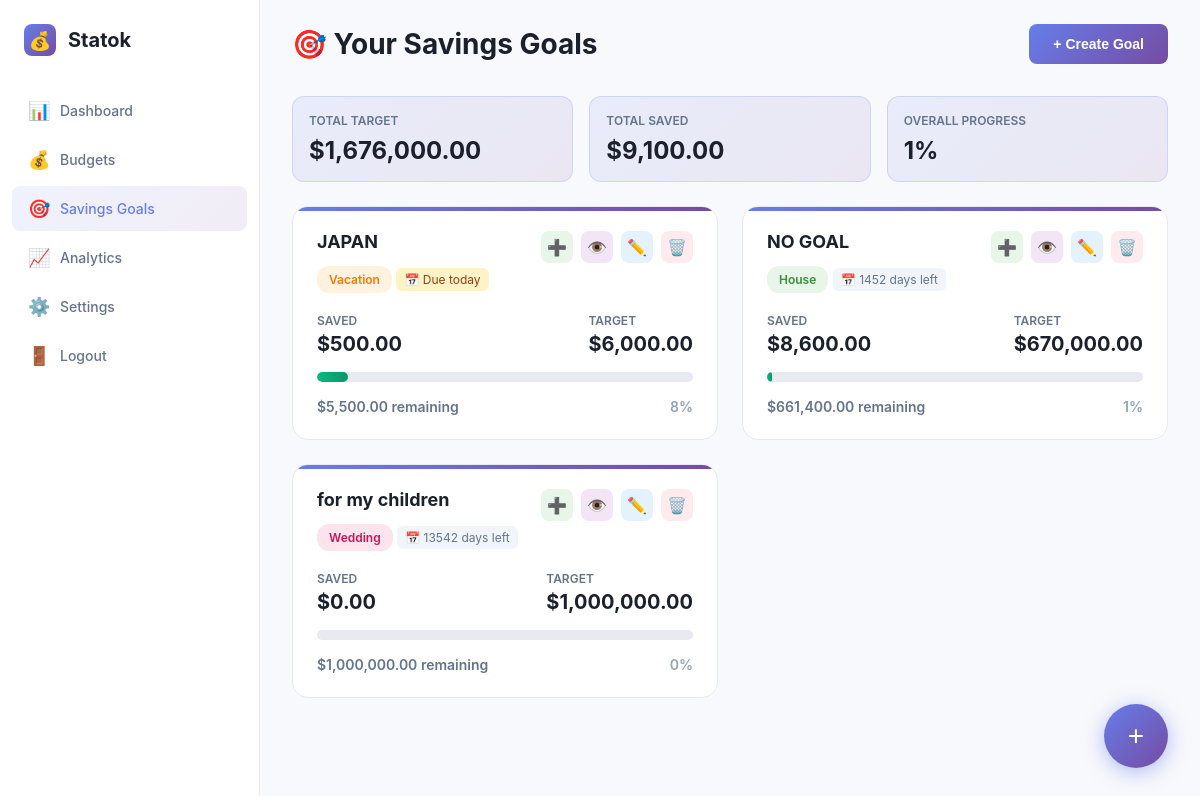
The page /public/savings.php (signed in) on the database its author committed.
### tables this page shows
CREATE TABLE savings_goals (
    id INTEGER PRIMARY KEY AUTOINCREMENT,
    user_id INTEGER NOT NULL,
    name TEXT NOT NULL,
    target_amount REAL NOT NULL,
    current_amount REAL DEFAULT 0,
    deadline TEXT,
    category TEXT NOT NULL,
    description TEXT,
    created_date TEXT NOT NULL,
    FOREIGN KEY (user_id) REFERENCES users(id) ON DELETE CASCADE
);

### public/savings.php (the view, shortened to what this page needs)
<?php
$user_id = $_SESSION['user_id'];
try {
    $db = new PDO('sqlite:' .__DIR__ . '/../db/database.db');
    $db->setAttribute(PDO::ATTR_ERRMODE, PDO::ERRMODE_EXCEPTION);
} catch(PDOException $e) {
    die("Connection failed: " . $e->getMessage());
}
$db->exec('CREATE TABLE IF NOT EXISTS savings_goals (
    id INTEGER PRIMARY KEY AUTOINCREMENT,
    user_id INTEGER NOT NULL,
    name TEXT NOT NULL,
    target_amount REAL NOT NULL,
    current_amount REAL DEFAULT 0,
    deadline TEXT,
    category TEXT NOT NULL,
    description TEXT,
    created_date TEXT NOT NULL,
    FOREIGN KEY (user_id) REFERENCES users(id) ON DELETE CASCADE
)');
$db->exec('CREATE TABLE IF NOT EXISTS savings_transactions (
    id INTEGER PRIMARY KEY AUTOINCREMENT,
    goal_id INTEGER NOT NULL,
    amount REAL NOT NULL,
    transaction_type TEXT NOT NULL,
    description TEXT,
    date TEXT NOT NULL,
    FOREIGN KEY (goal_id) REFERENCES savings_goals(id) ON DELETE CASCADE
)');
$stmt = $db->prepare('
    SELECT * FROM savings_goals
    WHERE user_id = :uid
    ORDER BY created_date DESC
');
$stmt->execute([':uid' => $user_id]);
$goals = $stmt->fetchAll(PDO::FETCH_ASSOC);
?>
<!DOCTYPE html>
<html lang="en">
<head>
</head>
<body>
    <aside class="sidebar">
        <div class="logo">
            <div class="logo-icon">💰</div>
            <div class="logo-text">Statok</div>
        </div>
        <ul class="nav-menu">
            <li class="nav-item">
                <a href="dashboard.php" class="nav-link">
                    <span class="nav-icon">📊</span>
                    Dashboard
                </a>
            </li>
            <li class="nav-item">
                <a href="budgets.php" class="nav-link">
                    <span class="nav-icon">💰</span>
                    Budgets
                </a>
            </li>
            <li class="nav-item">
                <a href="savings.php" class="nav-link active">
                    <span class="nav-icon">🎯</span>
                    Savings Goals
                </a>
            </li>
            <li class="nav-item">
                <a href="nalytics.php" class="nav-link">
                    <span class="nav-icon">📈</span>
                    Analytics
                </a>
            </li>
            <li class="nav-item">
                <a href="setting.php" class="nav-link">
                    <span class="nav-icon">⚙️</span>
                    Settings
                </a>
            </li>
            <li class="nav-item">
                <a href="logout.php" class="nav-link">
                    <span class="nav-icon">🚪</span>
                    Logout
                </a>
            </li>
        </ul>
    </aside>
    <main class="main-content">
        <div class="top-bar">
            <div class="page-title">🎯 Your Savings Goals</div>
            <button class="btn btn-primary" onclick="openModal('createGoal')">
                + Create Goal
            </button>
        </div>
        <?php if (count($goals) > 0):
            $totalTarget = array_sum(array_column($goals, 'target_amount'));
            $totalSaved = array_sum(array_column($goals, 'current_amount'));
            $overallProgress = $totalTarget > 0 ? ($totalSaved / $totalTarget) * 100 : 0;
        ?>
        <div class="stats-row">
            <div class="stat-card">
                <div class="stat-label">Total Target</div>
                <div class="stat-value">$<?php echo number_format($totalTarget, 2); ?></div>
            </div>
            <div class="stat-card">
                <div class="stat-label">Total Saved</div>
                <div class="stat-value">$<?php echo number_format($totalSaved, 2); ?></div>
            </div>
            <div class="stat-card">
                <div class="stat-label">Overall Progress</div>
                <div class="stat-value"><?php echo round($overallProgress); ?>%</div>
            </div>
        </div>
        <div class="goals-grid">
            <?php foreach ($goals as $goal):
                $percentage = $goal['target_amount'] > 0 ? ($goal['current_amount'] / $goal['target_amount']) * 100 : 0;
                $remaining = $goal['target_amount'] - $goal['current_amount'];
                $isComplete = $percentage >= 100;
                $catClass = 'cat-' . strtolower(str_replace([' ', '&'], '', $goal['category']));
                $daysRemaining = null;
                $isUrgent = false;
                if ($goal['deadline']) {
                    $deadline = new DateTime($goal['deadline']);
                    $today = new DateTime();
                    $diff = $today->diff($deadline);
                    $daysRemaining = $diff->days;
                    if ($deadline < $today) {
                        $daysRemaining = -$daysRemaining;
                    }
                    $isUrgent = $daysRemaining <= 30 && $daysRemaining >= 0;
                }
            ?>
            <div class="goal-card">
                <div class="goal-header">
                    <div class="goal-info">
                        <h3><?php echo htmlspecialchars($goal['name']); ?></h3>
                        <span class="category-badge <?php echo $catClass; ?>"><?php echo htmlspecialchars($goal['category']); ?></span>
                        <?php if ($goal['deadline']): ?>
                        <div class="deadline-badge <?php echo $isUrgent ? 'deadline-urgent' : ''; ?>">
                            📅 <?php
                                if ($daysRemaining < 0) {
                                    echo 'Overdue by ' . abs($daysRemaining) . ' days';
                                } elseif ($daysRemaining == 0) {
                                    echo 'Due today';
                                } else {
                                    echo $daysRemaining . ' days left';
                                }
                            ?>
                        </div>
                        <?php endif; ?>
                    </div>
                    <div class="goal-actions">
                        <button class="btn-mini btn-add" onclick="openAddTransaction(<?php echo $goal['id']; ?>)" title="Add Transaction">➕</button>
                        <button class="btn-mini btn-view" onclick="window.location.href='?view=<?php echo $goal['id']; ?>'" title="View Transactions">👁️</button>
                        <button class="btn-mini btn-edit" onclick="window.location.href='?edit=<?php echo $goal['id']; ?>'" title="Edit">✏️</button>
                        <form method="POST" style="display: inline;" onsubmit="return confirm('Delete this goal and all its transactions?');">
                            <button type="submit" class="btn-mini btn-delete" title="Delete">🗑️</button>
                        </form>
                    </div>
                </div>
                <div class="goal-amounts">
                    <div class="amount-item">
                        <span class="amount-label">Saved</span>
                        <span class="amount-value">$<?php echo number_format($goal['current_amount'], 2); ?></span>
                    </div>
                    <div class="amount-item">
                        <span class="amount-label">Target</span>
                        <span class="amount-value">$<?php echo number_format($goal['target_amount'], 2); ?></span>
                    </div>
                </div>
                <div class="progress-bar">
                    <div class="progress-fill <?php echo $isComplete ? 'progress-complete' : ''; ?>" style="width: <?php echo min($percentage, 100); ?>%"></div>
                </div>
                <div class="goal-status">
                    <span class="<?php echo $isComplete ? 'status-complete' : 'status-remaining'; ?>">
                        <?php if ($isComplete): ?>
                            🎉 Goal Achieved!
                        <?php else: ?>
                            $<?php echo number_format($remaining, 2); ?> remaining
                        <?php endif; ?>
                    </span>
                    <span style="color: #94a3b8;"><?php echo round($percentage); ?>%</span>
                </div>
            </div>
            <?php endforeach; ?>
        </div>
        <?php endif; ?>
    </main>
    <button class="fab" onclick="openModal('createGoal')" title="Create New Goal">+</button>
</body>
</html>

### rows shown on the page
savings_goals: name "JAPAN", category "Vacation", deadline "Due today", current_amount "500.00", target_amount "6,000.00", remaining "5,500.00", percentage "8"
savings_goals: name "NO GOAL", category "House", deadline "1452", current_amount "8,600.00", target_amount "670,000.00", remaining "661,400.00", percentage "1"
savings_goals: name "for my children", category "Wedding", deadline "13542", current_amount "0.00", target_amount "1,000,000.00", remaining "1,000,000.00", current_amount "0"

### other values the page prints
$totalTarget "1,676,000.00"
$totalSaved "9,100.00"
$overallProgress "1"
